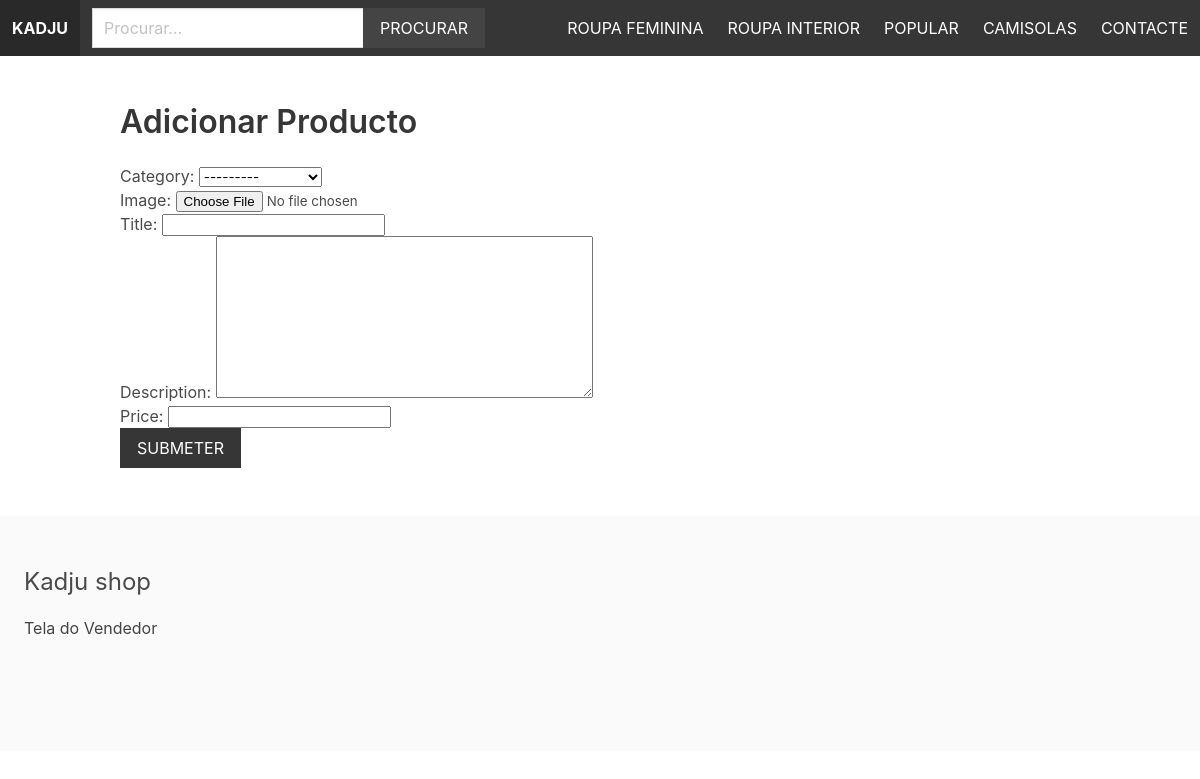
Before: /vendors/add-product/ (signed in) with the older database file.
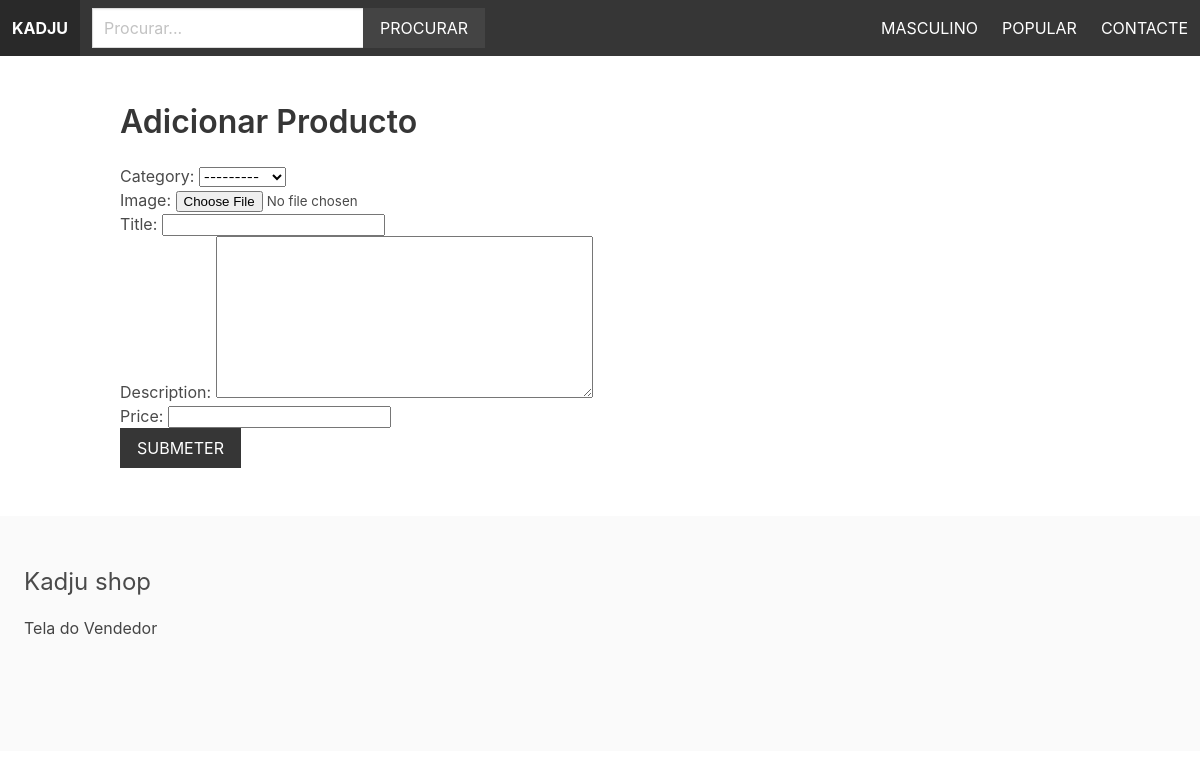
After: the same page with the newer database file.
### apps/product/models.py (models this page shows)
class Category(models.Model):
    title = models.CharField(max_length=255)
    slug = models.SlugField(max_length=255)
    ordering = models.IntegerField(default=0)
    class Meta:
        ordering = ['ordering']
    def __str__(self):
        return self.title

### apps/vendor/views.py (the view)
# urls.py: path('add-product/', views.add_product , name='add_product'),
@login_required
def add_product(request):
    if request.method == 'POST':
        form = ProductForm(request.POST, request.FILES)
        if form.is_valid():
            product = form.save(commit=False)
            product.vendor = request.user.vendor
            product.slug = slugify(product.title)
            product.save()
            return redirect('vendor_admin')
    else:
        form = ProductForm()
    return render(request, 'vendor/add_product.html', {'form': form})

### apps/vendor/forms.py
class ProductForm(ModelForm):
    class Meta:
        model = Product
        fields = ['category', 'image', 'title', 'description', 'price']

### apps/product/context_processors.py (called while the page is built)
def menu_categories(request):
    categories = Category.objects.all()
    return {'menu_categories': categories}

### apps/vendor/templates/vendor/add_product.html (shortened to what this page needs)
{% extends 'core/base.html' %}
{% block content %}
    <h1 class="title">Adicionar Producto</h1>
    <form method="post" action="." enctype="multipart/form-data">
        {{ form.as_p }}
        <div class="field">
            <div class="control">
                <button class="button is-dark is-uppercase">Submeter</button>
            </div>
        </div>
    </form>
{% endblock %}

### apps/core/templates/core/base.html (shortened to what this page needs)
{% load static %}
<!DOCTYPE html>
<html>
  <head>
    <link
      rel="stylesheet"
      href="https://cdn.jsdelivr.net/npm/bulma@0.9.1/css/bulma.min.css"
    />
    <link rel="stylesheet" href="{% static 'styles/main.css' %}" />
  </head>
  <body>
    <nav class="navbar is-dark">
      <div class="navbar-brand">
        <a href="/" class="navbar-item"><strong>Kadju</strong></a>
      </div>
      <div class="navbar-menu" id="main-navbar">
        <div class="navbar-start">
          <div class="navbar-item">
            <form method="get" action="{% url 'search' %}">
              <div class="field has-addons">
                <div class="control">
                  <input
                    type="text"
                    class="input"
                    placeholder="Procurar..."
                    name="query"
                  />
                </div>
                <div class="control">
                  <button class="button is-dark is-uppercase">Procurar</button>
                </div>
              </div>
            </form>
          </div>
        </div>
            <div class="navbar-end">
              {% for category in menu_categories %}
                 <a href="{% url 'category' category.slug %}" class="navbar-item">{{ category.title }}</a>
              {% endfor %}
                <a href="{% url 'contact' %}" class="navbar-item">Contacte</a>
            </div>
        </div>
    </nav>
    <section class="section">
        <div class="container">
            {% block content %}
            {% endblock %}
        </div>
    </section>
    <footer class="footer">
        <h3 class="is-size-4 mb-4">Kadju shop</h3>
        {% if request.user.is_authenticated %}
              <a href="{% url 'vendor_admin' %}">Tela do Vendedor</a>
        {% else %}
              <a href="{% url 'become_vendor' %}">Seja um Vendedor</a>
        {% endif %}
    </footer>
  </body>
</html>

Changed rows visible on the page:
removed Category: title "ROUPA FEMININA"
removed Category: title "ROUPA INTERIOR"
removed Category: title "CAMISOLAS"
added Category: title "MASCULINO"
